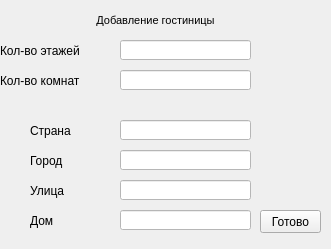
<?xml version="1.0" encoding="UTF-8"?>
<ui version="4.0">
 <class>Qadd_hostel</class>
 <widget class="QWidget" name="Qadd_hostel">
  <property name="geometry">
   <rect>
    <x>0</x>
    <y>0</y>
    <width>331</width>
    <height>249</height>
   </rect>
  </property>
  <property name="windowTitle">
   <string>Form</string>
  </property>
  <widget class="QLineEdit" name="house">
   <property name="geometry">
    <rect>
     <x>120</x>
     <y>210</y>
     <width>131</width>
     <height>20</height>
    </rect>
   </property>
   <property name="styleSheet">
    <string notr="true">background-color: rgb(255, 255, 255);</string>
   </property>
  </widget>
  <widget class="QLabel" name="name_cinema_wr_2">
   <property name="geometry">
    <rect>
     <x>0</x>
     <y>70</y>
     <width>111</width>
     <height>21</height>
    </rect>
   </property>
   <property name="text">
    <string>Кол-во комнат</string>
   </property>
  </widget>
  <widget class="QLabel" name="name_cinema_wr_5">
   <property name="geometry">
    <rect>
     <x>30</x>
     <y>180</y>
     <width>51</width>
     <height>21</height>
    </rect>
   </property>
   <property name="text">
    <string>Улица</string>
   </property>
  </widget>
  <widget class="QLineEdit" name="nroom">
   <property name="geometry">
    <rect>
     <x>120</x>
     <y>70</y>
     <width>131</width>
     <height>20</height>
    </rect>
   </property>
   <property name="styleSheet">
    <string notr="true">background-color: rgb(255, 255, 255);</string>
   </property>
  </widget>
  <widget class="QLineEdit" name="nlevel">
   <property name="geometry">
    <rect>
     <x>120</x>
     <y>40</y>
     <width>131</width>
     <height>20</height>
    </rect>
   </property>
   <property name="styleSheet">
    <string notr="true">background-color: rgb(255, 255, 255);</string>
   </property>
  </widget>
  <widget class="QLineEdit" name="sreet">
   <property name="geometry">
    <rect>
     <x>120</x>
     <y>180</y>
     <width>131</width>
     <height>20</height>
    </rect>
   </property>
   <property name="styleSheet">
    <string notr="true">background-color: rgb(255, 255, 255);</string>
   </property>
  </widget>
  <widget class="QLabel" name="name_cinema_wr">
   <property name="geometry">
    <rect>
     <x>0</x>
     <y>40</y>
     <width>111</width>
     <height>21</height>
    </rect>
   </property>
   <property name="text">
    <string>Кол-во этажей</string>
   </property>
  </widget>
  <widget class="QLineEdit" name="city">
   <property name="geometry">
    <rect>
     <x>120</x>
     <y>150</y>
     <width>131</width>
     <height>20</height>
    </rect>
   </property>
   <property name="styleSheet">
    <string notr="true">background-color: rgb(255, 255, 255);</string>
   </property>
  </widget>
  <widget class="QPushButton" name="btnadd_hostel">
   <property name="geometry">
    <rect>
     <x>260</x>
     <y>210</y>
     <width>61</width>
     <height>23</height>
    </rect>
   </property>
   <property name="styleSheet">
    <string notr="true"/>
   </property>
   <property name="text">
    <string>Готово</string>
   </property>
  </widget>
  <widget class="QLabel" name="name_cinema_wr_3">
   <property name="geometry">
    <rect>
     <x>30</x>
     <y>120</y>
     <width>51</width>
     <height>21</height>
    </rect>
   </property>
   <property name="text">
    <string>Страна</string>
   </property>
  </widget>
  <widget class="QLineEdit" name="country">
   <property name="geometry">
    <rect>
     <x>120</x>
     <y>120</y>
     <width>131</width>
     <height>20</height>
    </rect>
   </property>
   <property name="styleSheet">
    <string notr="true">background-color: rgb(255, 255, 255);</string>
   </property>
  </widget>
  <widget class="QLabel" name="name_cinema_wr_6">
   <property name="geometry">
    <rect>
     <x>30</x>
     <y>210</y>
     <width>51</width>
     <height>21</height>
    </rect>
   </property>
   <property name="text">
    <string>Дом</string>
   </property>
  </widget>
  <widget class="QTextBrowser" name="textBrowser">
   <property name="geometry">
    <rect>
     <x>0</x>
     <y>10</y>
     <width>311</width>
     <height>31</height>
    </rect>
   </property>
   <property name="styleSheet">
    <string notr="true">background-color: transparent;</string>
   </property>
   <property name="frameShape">
    <enum>QFrame::NoFrame</enum>
   </property>
   <property name="html">
    <string>&lt;!DOCTYPE HTML PUBLIC &quot;-//W3C//DTD HTML 4.0//EN&quot; &quot;http://www.w3.org/TR/REC-html40/strict.dtd&quot;&gt;
&lt;html&gt;&lt;head&gt;&lt;meta name=&quot;qrichtext&quot; content=&quot;1&quot; /&gt;&lt;style type=&quot;text/css&quot;&gt;
p, li { white-space: pre-wrap; }
&lt;/style&gt;&lt;/head&gt;&lt;body style=&quot; font-family:'Ubuntu'; font-size:11pt; font-weight:400; font-style:normal;&quot;&gt;
&lt;p align=&quot;center&quot; style=&quot; margin-top:0px; margin-bottom:0px; margin-left:0px; margin-right:0px; -qt-block-indent:0; text-indent:0px;&quot;&gt;&lt;span style=&quot; font-family:'MS Shell Dlg 2'; font-size:8pt;&quot;&gt;Добавление гостиницы&lt;/span&gt;&lt;/p&gt;&lt;/body&gt;&lt;/html&gt;</string>
   </property>
  </widget>
  <widget class="QLabel" name="name_cinema_wr_4">
   <property name="geometry">
    <rect>
     <x>30</x>
     <y>150</y>
     <width>51</width>
     <height>21</height>
    </rect>
   </property>
   <property name="text">
    <string>Город</string>
   </property>
  </widget>
 </widget>
 <resources/>
 <connections/>
</ui>
